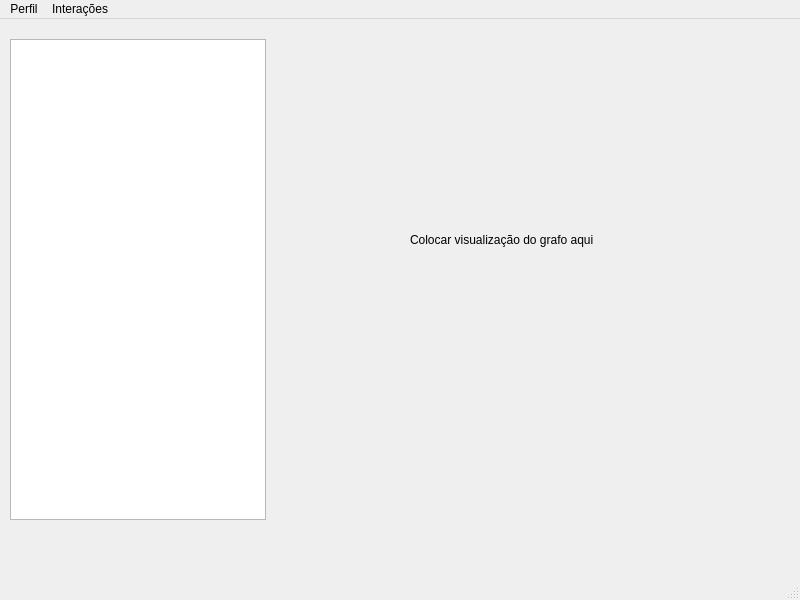
<?xml version="1.0" encoding="UTF-8"?>
<ui version="4.0">
 <class>Usuario</class>
 <widget class="QMainWindow" name="Usuario">
  <property name="geometry">
   <rect>
    <x>0</x>
    <y>0</y>
    <width>800</width>
    <height>600</height>
   </rect>
  </property>
  <property name="windowTitle">
   <string>MainWindow</string>
  </property>
  <widget class="QWidget" name="centralwidget">
   <widget class="QListWidget" name="listWidget">
    <property name="geometry">
     <rect>
      <x>10</x>
      <y>20</y>
      <width>256</width>
      <height>481</height>
     </rect>
    </property>
   </widget>
   <widget class="QLabel" name="label">
    <property name="geometry">
     <rect>
      <x>410</x>
      <y>200</y>
      <width>241</width>
      <height>41</height>
     </rect>
    </property>
    <property name="text">
     <string>Colocar visualização do grafo aqui</string>
    </property>
   </widget>
  </widget>
  <widget class="QMenuBar" name="menubar">
   <property name="geometry">
    <rect>
     <x>0</x>
     <y>0</y>
     <width>800</width>
     <height>22</height>
    </rect>
   </property>
   <widget class="QMenu" name="menuPerfil">
    <property name="title">
     <string>Perfil</string>
    </property>
    <addaction name="actionCriar_Perfil"/>
    <addaction name="actionEditar_Perfil"/>
    <addaction name="actionExcluir_Perfil"/>
   </widget>
   <widget class="QMenu" name="menuIntera_es">
    <property name="title">
     <string>Interações</string>
    </property>
    <addaction name="actionInciciar_Amizade"/>
   </widget>
   <addaction name="menuPerfil"/>
   <addaction name="menuIntera_es"/>
  </widget>
  <widget class="QStatusBar" name="statusbar"/>
  <action name="actionCriar_Perfil">
   <property name="text">
    <string>Criar Perfil</string>
   </property>
  </action>
  <action name="actionEditar_Perfil">
   <property name="text">
    <string>Editar Perfil</string>
   </property>
  </action>
  <action name="actionExcluir_Perfil">
   <property name="text">
    <string>Excluir Perfil</string>
   </property>
  </action>
  <action name="actionIniciar_Amizade">
   <property name="text">
    <string>Iniciar Amizade</string>
   </property>
  </action>
  <action name="actionInciciar_Amizade">
   <property name="text">
    <string>Inciciar Amizade</string>
   </property>
  </action>
 </widget>
 <resources/>
 <connections/>
</ui>
